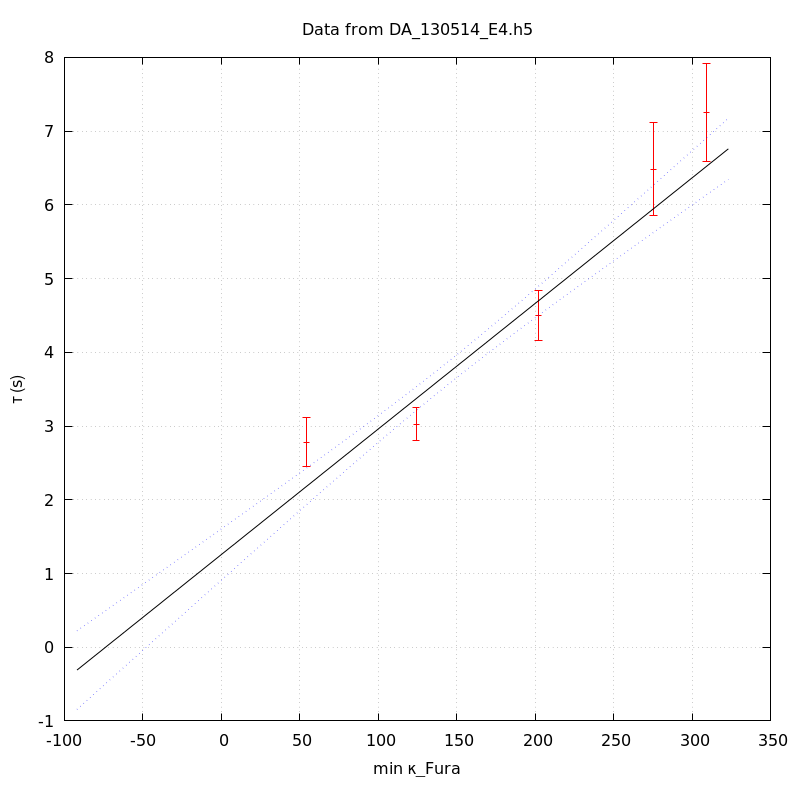

The script that drew this image:
unset key
set grid
set ylabel 'τ (s)'
set xlabel 'min κ_Fura' noenhanced
set title 'Data from DA_130514_E4.h5' noenhanced
set xrange [-1000<*:*]
plot 'DA_130514_E4_aba_tau_vs_min_kappa' index 0 using 1:2:(1.96*$3) linecolor rgb 'red' with yerrorbars,\
'' index 1 using 1:2 with lines linecolor rgb 'black',\
'' index 1 using 1:3 with lines linecolor rgb 'blue' lt 'dotted',\
'' index 1 using 1:4 with lines linecolor rgb 'blue' lt 'dotted'
